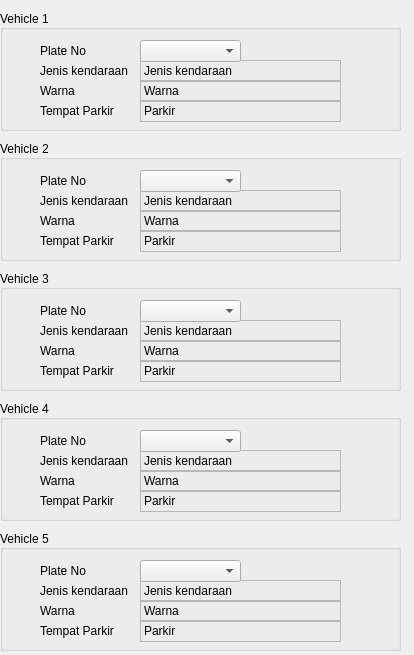
    <widget class="QWidget" name="scrollAreaWidgetContents_2">
     <property name="geometry">
      <rect>
       <x>0</x>
       <y>-140</y>
       <width>414</width>
       <height>655</height>
      </rect>
     </property>
     <widget class="QGroupBox" name="groupBox_6">
      <property name="geometry">
       <rect>
        <x>0</x>
        <y>10</y>
        <width>401</width>
        <height>121</height>
       </rect>
      </property>
      <property name="title">
       <string>Vehicle 1</string>
      </property>
      <property name="alignment">
       <set>Qt::AlignLeading|Qt::AlignLeft|Qt::AlignVCenter</set>
      </property>
      <widget class="QLabel" name="roleLabel_48">
       <property name="geometry">
        <rect>
         <x>40</x>
         <y>50</y>
         <width>101</width>
         <height>22</height>
        </rect>
       </property>
       <property name="text">
        <string>Jenis kendaraan</string>
       </property>
      </widget>
      <widget class="QLabel" name="Lbl_Kend1_Jenis">
       <property name="geometry">
        <rect>
         <x>140</x>
         <y>50</y>
         <width>201</width>
         <height>22</height>
        </rect>
       </property>
       <property name="frameShape">
        <enum>QFrame::StyledPanel</enum>
       </property>
       <property name="lineWidth">
        <number>3</number>
       </property>
       <property name="text">
        <string>Jenis kendaraan</string>
       </property>
      </widget>
      <widget class="QLabel" name="roleLabel_50">
       <property name="geometry">
        <rect>
         <x>40</x>
         <y>70</y>
         <width>60</width>
         <height>22</height>
        </rect>
       </property>
       <property name="text">
        <string>Warna</string>
       </property>
      </widget>
      <widget class="QLabel" name="Lbl_Kend1_Warna">
       <property name="geometry">
        <rect>
         <x>140</x>
         <y>70</y>
         <width>201</width>
         <height>22</height>
        </rect>
       </property>
       <property name="frameShape">
        <enum>QFrame::StyledPanel</enum>
       </property>
       <property name="lineWidth">
        <number>3</number>
       </property>
       <property name="text">
        <string>Warna</string>
       </property>
      </widget>
      <widget class="QLabel" name="label_7">
       <property name="geometry">
        <rect>
         <x>40</x>
         <y>30</y>
         <width>79</width>
         <height>22</height>
        </rect>
       </property>
       <property name="text">
        <string>Plate No</string>
       </property>
      </widget>
      <widget class="QComboBox" name="Combo_kendaraan1">
       <property name="geometry">
        <rect>
         <x>140</x>
         <y>30</y>
         <width>101</width>
         <height>22</height>
        </rect>
       </property>
      </widget>
      <widget class="QLabel" name="roleLabel_51">
       <property name="geometry">
        <rect>
         <x>40</x>
         <y>90</y>
         <width>91</width>
         <height>22</height>
        </rect>
       </property>
       <property name="text">
        <string>Tempat Parkir</string>
       </property>
      </widget>
      <widget class="QLabel" name="Lbl_Kend1_Parkir">
       <property name="geometry">
        <rect>
         <x>140</x>
         <y>90</y>
         <width>201</width>
         <height>22</height>
        </rect>
       </property>
       <property name="frameShape">
        <enum>QFrame::StyledPanel</enum>
       </property>
       <property name="lineWidth">
        <number>3</number>
       </property>
       <property name="text">
        <string>Parkir</string>
       </property>
      </widget>
     </widget>
     <widget class="QGroupBox" name="groupBox_7">
      <property name="geometry">
       <rect>
        <x>0</x>
        <y>140</y>
        <width>401</width>
        <height>121</height>
       </rect>
      </property>
      <property name="title">
       <string>Vehicle 2</string>
      </property>
      <property name="alignment">
       <set>Qt::AlignLeading|Qt::AlignLeft|Qt::AlignVCenter</set>
      </property>
      <widget class="QLabel" name="roleLabel_54">
       <property name="geometry">
        <rect>
         <x>40</x>
         <y>50</y>
         <width>101</width>
         <height>22</height>
        </rect>
       </property>
       <property name="text">
        <string>Jenis kendaraan</string>
       </property>
      </widget>
      <widget class="QLabel" name="Lbl_Kend2_Jenis">
       <property name="geometry">
        <rect>
         <x>140</x>
         <y>50</y>
         <width>201</width>
         <height>22</height>
        </rect>
       </property>
       <property name="frameShape">
        <enum>QFrame::StyledPanel</enum>
       </property>
       <property name="lineWidth">
        <number>3</number>
       </property>
       <property name="text">
        <string>Jenis kendaraan</string>
       </property>
      </widget>
      <widget class="QLabel" name="roleLabel_56">
       <property name="geometry">
        <rect>
         <x>40</x>
         <y>70</y>
         <width>60</width>
         <height>22</height>
        </rect>
       </property>
       <property name="text">
        <string>Warna</string>
       </property>
      </widget>
      <widget class="QLabel" name="Lbl_Kend2_Warna">
       <property name="geometry">
        <rect>
         <x>140</x>
         <y>70</y>
         <width>201</width>
         <height>22</height>
        </rect>
       </property>
       <property name="frameShape">
        <enum>QFrame::StyledPanel</enum>
       </property>
       <property name="lineWidth">
        <number>3</number>
       </property>
       <property name="text">
        <string>Warna</string>
       </property>
      </widget>
      <widget class="QLabel" name="label_8">
       <property name="geometry">
        <rect>
         <x>40</x>
         <y>30</y>
         <width>79</width>
         <height>22</height>
        </rect>
       </property>
       <property name="text">
        <string>Plate No</string>
       </property>
      </widget>
      <widget class="QComboBox" name="Combo_kendaraan2">
       <property name="geometry">
        <rect>
         <x>140</x>
         <y>30</y>
         <width>101</width>
         <height>22</height>
        </rect>
       </property>
      </widget>
      <widget class="QLabel" name="roleLabel_52">
       <property name="geometry">
        <rect>
         <x>40</x>
         <y>90</y>
         <width>91</width>
         <height>22</height>
        </rect>
       </property>
       <property name="text">
        <string>Tempat Parkir</string>
       </property>
      </widget>
      <widget class="QLabel" name="Lbl_Kend2_Parkir">
       <property name="geometry">
        <rect>
         <x>140</x>
         <y>90</y>
         <width>201</width>
         <height>22</height>
        </rect>
       </property>
       <property name="frameShape">
        <enum>QFrame::StyledPanel</enum>
       </property>
       <property name="lineWidth">
        <number>3</number>
       </property>
       <property name="text">
        <string>Parkir</string>
       </property>
      </widget>
     </widget>
     <widget class="QGroupBox" name="groupBox_10">
      <property name="geometry">
       <rect>
        <x>0</x>
        <y>530</y>
        <width>401</width>
        <height>121</height>
       </rect>
      </property>
      <property name="title">
       <string>Vehicle 5</string>
      </property>
      <property name="alignment">
       <set>Qt::AlignLeading|Qt::AlignLeft|Qt::AlignVCenter</set>
      </property>
      <widget class="QLabel" name="roleLabel_72">
       <property name="geometry">
        <rect>
         <x>40</x>
         <y>50</y>
         <width>91</width>
         <height>22</height>
        </rect>
       </property>
       <property name="text">
        <string>Jenis kendaraan</string>
       </property>
      </widget>
      <widget class="QLabel" name="Lbl_Kend5_Jenis">
       <property name="geometry">
        <rect>
         <x>140</x>
         <y>50</y>
         <width>201</width>
         <height>22</height>
        </rect>
       </property>
       <property name="frameShape">
        <enum>QFrame::StyledPanel</enum>
       </property>
       <property name="lineWidth">
        <number>3</number>
       </property>
       <property name="text">
        <string>Jenis kendaraan</string>
       </property>
      </widget>
      <widget class="QLabel" name="roleLabel_74">
       <property name="geometry">
        <rect>
         <x>40</x>
         <y>70</y>
         <width>60</width>
         <height>22</height>
        </rect>
       </property>
       <property name="text">
        <string>Warna</string>
       </property>
      </widget>
      <widget class="QLabel" name="Lbl_Kend5_Warna">
       <property name="geometry">
        <rect>
         <x>140</x>
         <y>70</y>
         <width>201</width>
         <height>22</height>
        </rect>
       </property>
       <property name="frameShape">
        <enum>QFrame::StyledPanel</enum>
       </property>
       <property name="lineWidth">
        <number>3</number>
       </property>
       <property name="text">
        <string>Warna</string>
       </property>
      </widget>
      <widget class="QLabel" name="label_11">
       <property name="geometry">
        <rect>
         <x>40</x>
         <y>30</y>
         <width>79</width>
         <height>22</height>
        </rect>
       </property>
       <property name="text">
        <string>Plate No</string>
       </property>
      </widget>
      <widget class="QComboBox" name="Combo_kendaraan5">
       <property name="geometry">
        <rect>
         <x>140</x>
         <y>30</y>
         <width>101</width>
         <height>22</height>
        </rect>
       </property>
      </widget>
      <widget class="QLabel" name="roleLabel_57">
       <property name="geometry">
        <rect>
         <x>40</x>
         <y>90</y>
         <width>91</width>
         <height>22</height>
        </rect>
       </property>
       <property name="text">
        <string>Tempat Parkir</string>
       </property>
      </widget>
      <widget class="QLabel" name="Lbl_Kend5_Parkir">
       <property name="geometry">
        <rect>
         <x>140</x>
         <y>90</y>
         <width>201</width>
         <height>22</height>
        </rect>
       </property>
       <property name="frameShape">
        <enum>QFrame::StyledPanel</enum>
       </property>
       <property name="lineWidth">
        <number>3</number>
       </property>
       <property name="text">
        <string>Parkir</string>
       </property>
      </widget>
     </widget>
     <widget class="QGroupBox" name="groupBox_8">
      <property name="geometry">
       <rect>
        <x>0</x>
        <y>270</y>
        <width>401</width>
        <height>121</height>
       </rect>
      </property>
      <property name="title">
       <string>Vehicle 3</string>
      </property>
      <property name="alignment">
       <set>Qt::AlignLeading|Qt::AlignLeft|Qt::AlignVCenter</set>
      </property>
      <widget class="QLabel" name="roleLabel_60">
       <property name="geometry">
        <rect>
         <x>40</x>
         <y>50</y>
         <width>91</width>
         <height>22</height>
        </rect>
       </property>
       <property name="text">
        <string>Jenis kendaraan</string>
       </property>
      </widget>
      <widget class="QLabel" name="Lbl_Kend3_Jenis">
       <property name="geometry">
        <rect>
         <x>140</x>
         <y>50</y>
         <width>201</width>
         <height>22</height>
        </rect>
       </property>
       <property name="frameShape">
        <enum>QFrame::StyledPanel</enum>
       </property>
       <property name="lineWidth">
        <number>3</number>
       </property>
       <property name="text">
        <string>Jenis kendaraan</string>
       </property>
      </widget>
      <widget class="QLabel" name="roleLabel_62">
       <property name="geometry">
        <rect>
         <x>40</x>
         <y>70</y>
         <width>60</width>
         <height>22</height>
        </rect>
       </property>
       <property name="text">
        <string>Warna</string>
       </property>
      </widget>
      <widget class="QLabel" name="Lbl_Kend3_Warna">
       <property name="geometry">
        <rect>
         <x>140</x>
         <y>70</y>
         <width>201</width>
         <height>22</height>
        </rect>
       </property>
       <property name="frameShape">
        <enum>QFrame::StyledPanel</enum>
       </property>
       <property name="lineWidth">
        <number>3</number>
       </property>
       <property name="text">
        <string>Warna</string>
       </property>
      </widget>
      <widget class="QLabel" name="label_17">
       <property name="geometry">
        <rect>
         <x>40</x>
         <y>30</y>
         <width>79</width>
         <height>22</height>
        </rect>
       </property>
       <property name="text">
        <string>Plate No</string>
       </property>
      </widget>
      <widget class="QComboBox" name="Combo_kendaraan3">
       <property name="geometry">
        <rect>
         <x>140</x>
         <y>30</y>
         <width>101</width>
         <height>22</height>
        </rect>
       </property>
      </widget>
      <widget class="QLabel" name="roleLabel_53">
       <property name="geometry">
        <rect>
         <x>40</x>
         <y>90</y>
         <width>91</width>
         <height>22</height>
        </rect>
       </property>
       <property name="text">
        <string>Tempat Parkir</string>
       </property>
      </widget>
      <widget class="QLabel" name="Lbl_Kend3_Parkir">
       <property name="geometry">
        <rect>
         <x>140</x>
         <y>90</y>
         <width>201</width>
         <height>22</height>
        </rect>
       </property>
       <property name="frameShape">
        <enum>QFrame::StyledPanel</enum>
       </property>
       <property name="lineWidth">
        <number>3</number>
       </property>
       <property name="text">
        <string>Parkir</string>
       </property>
      </widget>
     </widget>
     <widget class="QGroupBox" name="groupBox_9">
      <property name="geometry">
       <rect>
        <x>0</x>
        <y>400</y>
        <width>401</width>
        <height>121</height>
       </rect>
      </property>
      <property name="title">
       <string>Vehicle 4</string>
      </property>
      <property name="alignment">
       <set>Qt::AlignLeading|Qt::AlignLeft|Qt::AlignVCenter</set>
      </property>
      <widget class="QLabel" name="roleLabel_66">
       <property name="geometry">
        <rect>
         <x>40</x>
         <y>50</y>
         <width>91</width>
         <height>22</height>
        </rect>
       </property>
       <property name="text">
        <string>Jenis kendaraan</string>
       </property>
      </widget>
      <widget class="QLabel" name="Lbl_Kend4_Jenis">
       <property name="geometry">
        <rect>
         <x>140</x>
         <y>50</y>
         <width>201</width>
         <height>22</height>
        </rect>
       </property>
       <property name="frameShape">
        <enum>QFrame::StyledPanel</enum>
       </property>
       <property name="lineWidth">
        <number>3</number>
       </property>
       <property name="text">
        <string>Jenis kendaraan</string>
       </property>
      </widget>
      <widget class="QLabel" name="roleLabel_68">
       <property name="geometry">
        <rect>
         <x>40</x>
         <y>70</y>
         <width>60</width>
         <height>22</height>
        </rect>
       </property>
       <property name="text">
        <string>Warna</string>
       </property>
      </widget>
      <widget class="QLabel" name="Lbl_Kend4_Warna">
       <property name="geometry">
        <rect>
         <x>140</x>
         <y>70</y>
         <width>201</width>
         <height>22</height>
        </rect>
       </property>
       <property name="frameShape">
        <enum>QFrame::StyledPanel</enum>
       </property>
       <property name="lineWidth">
        <number>3</number>
       </property>
       <property name="text">
        <string>Warna</string>
       </property>
      </widget>
      <widget class="QLabel" name="label_18">
       <property name="geometry">
        <rect>
         <x>40</x>
         <y>30</y>
         <width>79</width>
         <height>22</height>
        </rect>
       </property>
       <property name="text">
        <string>Plate No</string>
       </property>
      </widget>
      <widget class="QComboBox" name="Combo_kendaraan4">
       <property name="geometry">
        <rect>
         <x>140</x>
         <y>30</y>
         <width>101</width>
         <height>22</height>
        </rect>
       </property>
      </widget>
      <widget class="QLabel" name="roleLabel_55">
       <property name="geometry">
        <rect>
         <x>40</x>
         <y>90</y>
         <width>91</width>
         <height>22</height>
        </rect>
       </property>
       <property name="text">
        <string>Tempat Parkir</string>
       </property>
      </widget>
      <widget class="QLabel" name="Lbl_Kend4_Parkir">
       <property name="geometry">
        <rect>
         <x>140</x>
         <y>90</y>
         <width>201</width>
         <height>22</height>
        </rect>
       </property>
       <property name="frameShape">
        <enum>QFrame::StyledPanel</enum>
       </property>
       <property name="lineWidth">
        <number>3</number>
       </property>
       <property name="text">
        <string>Parkir</string>
       </property>
      </widget>
     </widget>
    </widget>
